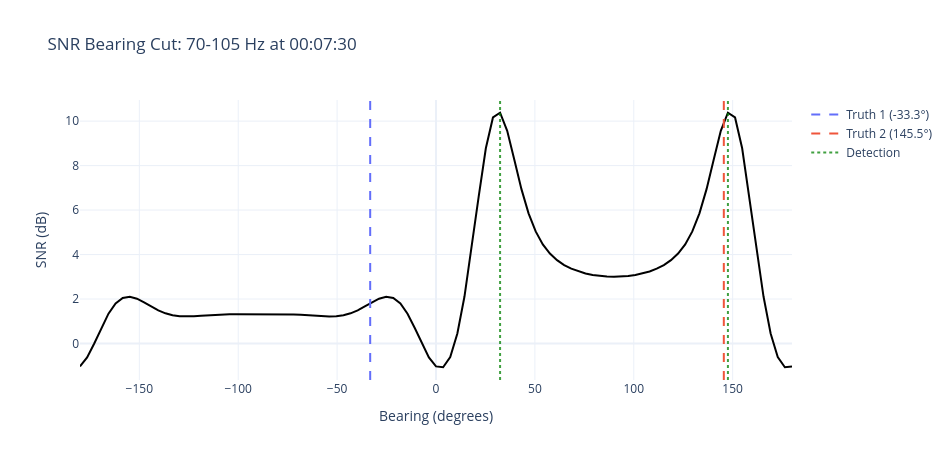
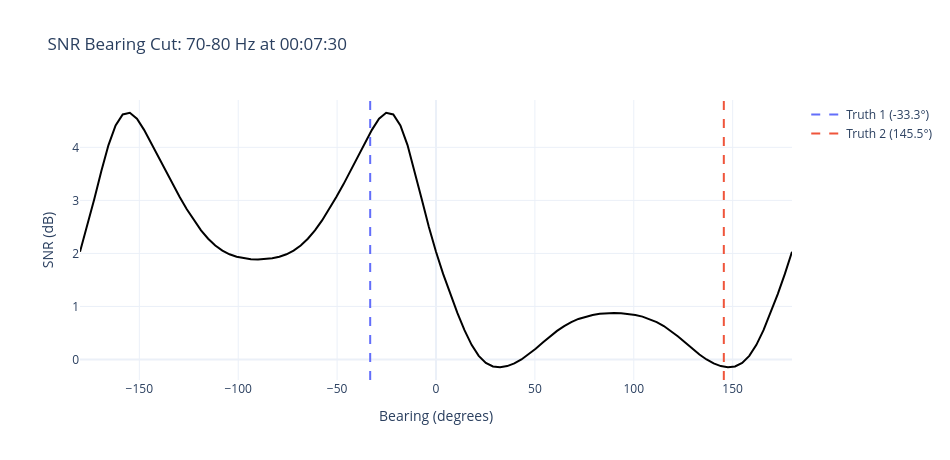
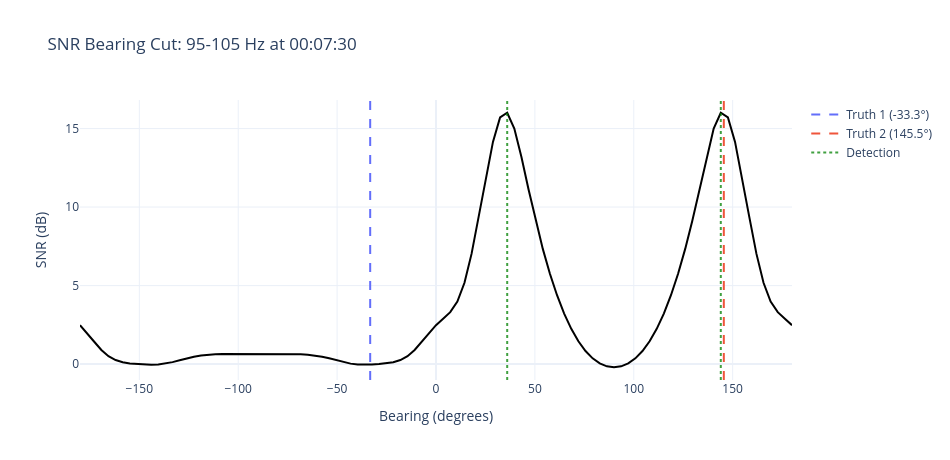

Source (notebook cell) for these figures, in order:
### Markdown cell above
## Bearing-Cut Diagnostics

These bearing cuts inspect a single mid-scenario timestep for each band. They make it easier to compare peak sharpness, truth alignment, and any extra detections that are hard to judge from the full BTR alone.

### Code cell
for all_detections, snr_map, config in zip(
    all_detections_per_bf,
    snr_maps,
    freq_bands,
    strict=False,
):
    detections_by_time = [detection_set for _, detection_set in all_detections]

    middle_timestep_idx = min(num_steps // 2, snr_map.shape[0] - 1)
    middle_snr = snr_map[middle_timestep_idx, :]
    middle_time = timesteps[middle_timestep_idx]
    steering_azimuths_deg = np.rad2deg(steering_azimuths_rad)

    y_span = max(float(np.ptp(middle_snr)), 1.0)
    y_pad = 0.05 * y_span
    y_min = float(np.min(middle_snr) - y_pad)
    y_max = float(np.max(middle_snr) + y_pad)

    fig_middle = go.Figure()
    fig_middle.add_trace(
        go.Scatter(
            x=steering_azimuths_deg,
            y=middle_snr,
            mode="lines",
            line=dict(width=2, color="black"),
            showlegend=False,
        )
    )

    colorway = px.colors.qualitative.Plotly
    for target_idx, gt_path in enumerate(relative_bearing_ground_truths):
        gt_bearing_deg = float(np.rad2deg(gt_path.states[middle_timestep_idx].state_vector[0]))
        fig_middle.add_trace(
            go.Scatter(
                x=[gt_bearing_deg, gt_bearing_deg],
                y=[y_min, y_max],
                mode="lines",
                line=dict(color=colorway[target_idx % len(colorway)], dash="dash", width=2),
                name=f"Truth {target_idx + 1} ({gt_bearing_deg:.1f}°)",
            )
        )

    middle_detections = list(detections_by_time[middle_timestep_idx])
    for det_idx, det in enumerate(middle_detections):
        det_bearing_deg = float(np.rad2deg(det.state_vector[0]))
        fig_middle.add_trace(
            go.Scatter(
                x=[det_bearing_deg, det_bearing_deg],
                y=[y_min, y_max],
                mode="lines",
                line=dict(color="green", dash="dot", width=2),
                name="Detection",
                showlegend=det_idx == 0,
                opacity=0.75,
            )
        )

    fig_middle.update_layout(
        template="plotly_white",
        width=950,
        height=460,
        title=f"SNR Bearing Cut: {config['label']} at {middle_time.time()}",
        xaxis_title="Bearing (degrees)",
        yaxis_title="SNR (dB)",
    )
    fig_middle.update_yaxes(range=[y_min, y_max])
    fig_middle.show()

### Figure 1 — Plotly figure (JSON) as saved in the notebook; plotly's stock layout.template omitted (floating-point values rounded to 4 significant figures)
{"data": [{"line": {"color": "black", "width": 2}, "mode": "lines", "showlegend": false, "type": "scatter", "x": [-180.0, -176.4, -172.8, -169.2, -165.6, -162.0, -158.4, -154.8, -151.2, -147.6, -144.0, -140.4, -136.8, -133.2, -129.6, -126.0, -122.4, -118.8, -115.2, -111.6, -108.0, -104.4, -100.8, -97.2, -93.6, -90.0, -86.4, -82.8, -79.2, -75.6, -72.0, -68.4, -64.8, -61.2, -57.6, -54.0, -50.4, -46.8, -43.2, -39.6, -36.0, -32.4, -28.8, -25.2, -21.6, -18.0, -14.4, -10.8, -7.2, -3.6, 2.544e-14, 3.6, 7.2, 10.8, 14.4, 18.0, 21.6, 25.2, 28.8, 32.4, 36.0, 39.6, 43.2, 46.8, 50.4, 54.0, 57.6, 61.2, 64.8, 68.4, 72.0, 75.6, 79.2, 82.8, 86.4, 90.0, 93.6, 97.2, 100.8, 104.4, 108.0, 111.6, 115.2, 118.8, 122.4, 126.0, 129.6, 133.2, 136.8, 140.4, 144.0, 147.6, 151.2, 154.8, 158.4, 162.0, 165.6, 169.2, 172.8, 176.4, 180.0], "y": [-1.032, -0.6281, 0.0, 0.7038, 1.339, 1.8, 2.046, 2.1, 2.014, 1.851, 1.664, 1.491, 1.356, 1.268, 1.224, 1.215, 1.226, 1.248, 1.271, 1.29, 1.304, 1.313, 1.318, 1.32, 1.321, 1.321, 1.321, 1.32, 1.318, 1.313, 1.304, 1.29, 1.271, 1.248, 1.226, 1.215, 1.224, 1.268, 1.356, 1.491, 1.664, 1.851, 2.014, 2.1, 2.046, 1.8, 1.339, 0.7038, -3.541e-12, -0.6281, -1.032, -1.071, -0.6107, 0.447, 2.11, 4.255, 6.62, 8.78, 10.16, 10.38, 9.565, 8.258, 6.941, 5.853, 5.039, 4.457, 4.044, 3.746, 3.527, 3.363, 3.239, 3.146, 3.079, 3.034, 3.008, 3.0, 3.008, 3.034, 3.079, 3.146, 3.239, 3.363, 3.527, 3.746, 4.044, 4.457, 5.039, 5.853, 6.941, 8.258, 9.565, 10.38, 10.16, 8.78, 6.62, 4.255, 2.11, 0.447, -0.6107, -1.071, -1.032]}, {"line": {"color": "#636EFA", "dash": "dash", "width": 2}, "mode": "lines", "name": "Truth 1 (-33.3°)", "type": "scatter", "x": [-33.28, -33.28], "y": [-1.643, 10.95]}, {"line": {"color": "#EF553B", "dash": "dash", "width": 2}, "mode": "lines", "name": "Truth 2 (145.5°)", "type": "scatter", "x": [145.5, 145.5], "y": [-1.643, 10.95]}, {"line": {"color": "green", "dash": "dot", "width": 2}, "mode": "lines", "name": "Detection", "opacity": 0.75, "showlegend": true, "type": "scatter", "x": [32.4, 32.4], "y": [-1.643, 10.95]}, {"line": {"color": "green", "dash": "dot", "width": 2}, "mode": "lines", "name": "Detection", "opacity": 0.75, "showlegend": false, "type": "scatter", "x": [147.6, 147.6], "y": [-1.643, 10.95]}], "layout": {"height": 460, "title": {"text": "SNR Bearing Cut: 70-105 Hz at 00:07:30"}, "width": 950, "xaxis": {"title": {"text": "Bearing (degrees)"}}, "yaxis": {"range": [-1.643, 10.95], "title": {"text": "SNR (dB)"}}}}

### Figure 2 — Plotly figure (JSON) as saved in the notebook; plotly's stock layout.template omitted (floating-point values rounded to 4 significant figures)
{"data": [{"line": {"color": "black", "width": 2}, "mode": "lines", "showlegend": false, "type": "scatter", "x": [-180.0, -176.4, -172.8, -169.2, -165.6, -162.0, -158.4, -154.8, -151.2, -147.6, -144.0, -140.4, -136.8, -133.2, -129.6, -126.0, -122.4, -118.8, -115.2, -111.6, -108.0, -104.4, -100.8, -97.2, -93.6, -90.0, -86.4, -82.8, -79.2, -75.6, -72.0, -68.4, -64.8, -61.2, -57.6, -54.0, -50.4, -46.8, -43.2, -39.6, -36.0, -32.4, -28.8, -25.2, -21.6, -18.0, -14.4, -10.8, -7.2, -3.6, 2.544e-14, 3.6, 7.2, 10.8, 14.4, 18.0, 21.6, 25.2, 28.8, 32.4, 36.0, 39.6, 43.2, 46.8, 50.4, 54.0, 57.6, 61.2, 64.8, 68.4, 72.0, 75.6, 79.2, 82.8, 86.4, 90.0, 93.6, 97.2, 100.8, 104.4, 108.0, 111.6, 115.2, 118.8, 122.4, 126.0, 129.6, 133.2, 136.8, 140.4, 144.0, 147.6, 151.2, 154.8, 158.4, 162.0, 165.6, 169.2, 172.8, 176.4, 180.0], "y": [2.03, 2.499, 3.019, 3.555, 4.043, 4.413, 4.62, 4.653, 4.539, 4.33, 4.075, 3.811, 3.552, 3.303, 3.062, 2.834, 2.622, 2.435, 2.276, 2.149, 2.053, 1.984, 1.937, 1.908, 1.892, 1.887, 1.892, 1.908, 1.937, 1.984, 2.053, 2.149, 2.276, 2.435, 2.622, 2.834, 3.062, 3.303, 3.552, 3.811, 4.075, 4.33, 4.539, 4.653, 4.62, 4.413, 4.043, 3.555, 3.019, 2.499, 2.03, 1.614, 1.233, 0.8776, 0.5523, 0.2763, 0.06834, -0.065, -0.1315, -0.1467, -0.1248, -0.07438, 5.526e-13, 0.09463, 0.2038, 0.3198, 0.4339, 0.5391, 0.6303, 0.7055, 0.7646, 0.8089, 0.8404, 0.8612, 0.873, 0.8768, 0.873, 0.8612, 0.8404, 0.8089, 0.7646, 0.7055, 0.6303, 0.5391, 0.4339, 0.3198, 0.2038, 0.09463, 0.0, -0.07438, -0.1248, -0.1467, -0.1315, -0.065, 0.06834, 0.2763, 0.5523, 0.8776, 1.233, 1.614, 2.03]}, {"line": {"color": "#636EFA", "dash": "dash", "width": 2}, "mode": "lines", "name": "Truth 1 (-33.3°)", "type": "scatter", "x": [-33.28, -33.28], "y": [-0.3867, 4.893]}, {"line": {"color": "#EF553B", "dash": "dash", "width": 2}, "mode": "lines", "name": "Truth 2 (145.5°)", "type": "scatter", "x": [145.5, 145.5], "y": [-0.3867, 4.893]}], "layout": {"height": 460, "title": {"text": "SNR Bearing Cut: 70-80 Hz at 00:07:30"}, "width": 950, "xaxis": {"title": {"text": "Bearing (degrees)"}}, "yaxis": {"range": [-0.3867, 4.893], "title": {"text": "SNR (dB)"}}}}

### Figure 3 — Plotly figure (JSON) as saved in the notebook; plotly's stock layout.template omitted (floating-point values rounded to 4 significant figures)
{"data": [{"line": {"color": "black", "width": 2}, "mode": "lines", "showlegend": false, "type": "scatter", "x": [-180.0, -176.4, -172.8, -169.2, -165.6, -162.0, -158.4, -154.8, -151.2, -147.6, -144.0, -140.4, -136.8, -133.2, -129.6, -126.0, -122.4, -118.8, -115.2, -111.6, -108.0, -104.4, -100.8, -97.2, -93.6, -90.0, -86.4, -82.8, -79.2, -75.6, -72.0, -68.4, -64.8, -61.2, -57.6, -54.0, -50.4, -46.8, -43.2, -39.6, -36.0, -32.4, -28.8, -25.2, -21.6, -18.0, -14.4, -10.8, -7.2, -3.6, 2.544e-14, 3.6, 7.2, 10.8, 14.4, 18.0, 21.6, 25.2, 28.8, 32.4, 36.0, 39.6, 43.2, 46.8, 50.4, 54.0, 57.6, 61.2, 64.8, 68.4, 72.0, 75.6, 79.2, 82.8, 86.4, 90.0, 93.6, 97.2, 100.8, 104.4, 108.0, 111.6, 115.2, 118.8, 122.4, 126.0, 129.6, 133.2, 136.8, 140.4, 144.0, 147.6, 151.2, 154.8, 158.4, 162.0, 165.6, 169.2, 172.8, 176.4, 180.0], "y": [2.48, 1.984, 1.424, 0.9002, 0.5051, 0.2569, 0.1177, 0.04256, -8.619e-12, -0.02695, -0.03906, -0.02384, 0.03138, 0.1262, 0.2455, 0.3672, 0.4726, 0.5515, 0.6024, 0.6299, 0.6411, 0.6426, 0.6398, 0.6361, 0.6333, 0.6322, 0.6333, 0.6361, 0.6398, 0.6426, 0.6411, 0.6299, 0.6024, 0.5515, 0.4726, 0.3672, 0.2455, 0.1262, 0.03138, -0.02384, -0.03906, -0.02695, 0.0, 0.04256, 0.1177, 0.2569, 0.5051, 0.9002, 1.424, 1.984, 2.48, 2.888, 3.309, 3.978, 5.179, 7.034, 9.373, 11.87, 14.15, 15.71, 16.01, 15.0, 13.18, 11.12, 9.133, 7.336, 5.756, 4.387, 3.22, 2.245, 1.453, 0.8308, 0.3666, 0.0468, -0.1399, -0.2013, -0.1399, 0.0468, 0.3666, 0.8308, 1.453, 2.245, 3.22, 4.387, 5.756, 7.336, 9.133, 11.12, 13.18, 15.0, 16.01, 15.71, 14.15, 11.87, 9.373, 7.034, 5.179, 3.978, 3.309, 2.888, 2.48]}, {"line": {"color": "#636EFA", "dash": "dash", "width": 2}, "mode": "lines", "name": "Truth 1 (-33.3°)", "type": "scatter", "x": [-33.28, -33.28], "y": [-1.012, 16.82]}, {"line": {"color": "#EF553B", "dash": "dash", "width": 2}, "mode": "lines", "name": "Truth 2 (145.5°)", "type": "scatter", "x": [145.5, 145.5], "y": [-1.012, 16.82]}, {"line": {"color": "green", "dash": "dot", "width": 2}, "mode": "lines", "name": "Detection", "opacity": 0.75, "showlegend": true, "type": "scatter", "x": [144.0, 144.0], "y": [-1.012, 16.82]}, {"line": {"color": "green", "dash": "dot", "width": 2}, "mode": "lines", "name": "Detection", "opacity": 0.75, "showlegend": false, "type": "scatter", "x": [36.0, 36.0], "y": [-1.012, 16.82]}], "layout": {"height": 460, "title": {"text": "SNR Bearing Cut: 95-105 Hz at 00:07:30"}, "width": 950, "xaxis": {"title": {"text": "Bearing (degrees)"}}, "yaxis": {"range": [-1.012, 16.82], "title": {"text": "SNR (dB)"}}}}
